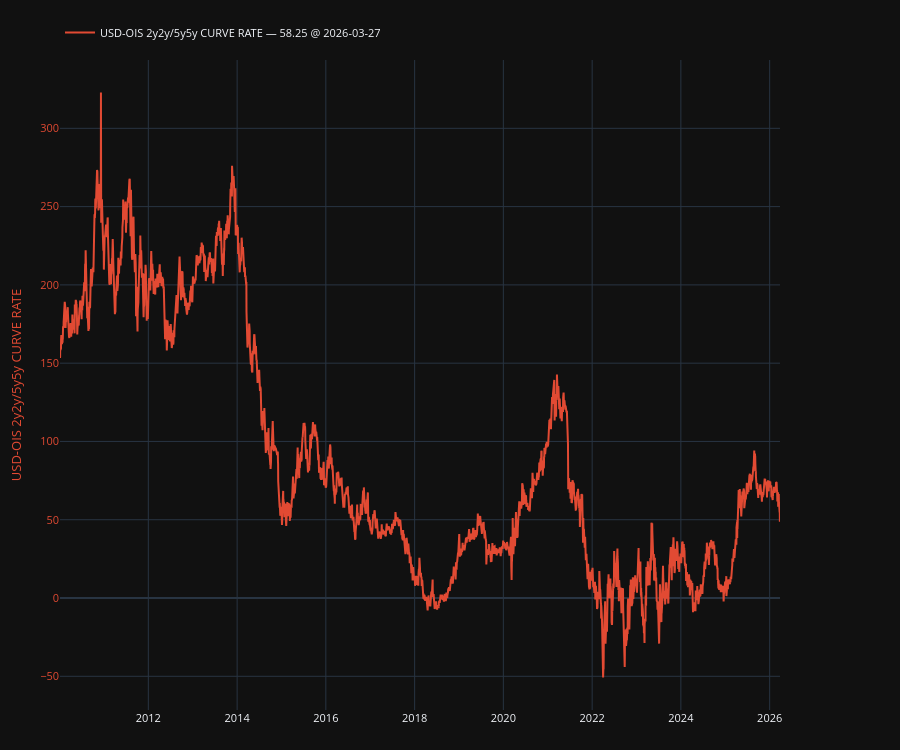

Notebook source saved alongside this figure:
### Code cell
plot, fig, ax, ax2, legend = make_secondary_axis_plot(engine="plotly")
plot(
    df["USD-OIS 2y2y/5y5y CURVE RATE"],
    which="left",
    indicators=[
        # {"kind": "last", "style": {"linestyle": "--", "linewidth": 1.2, "color": "tab:purple"}},  
        # {"kind": "sma", "window": 60, "style": {"linestyle": "--", "color": "green"}},
    ],
    # ou={"enable": True, "steps": 126, "add_metrics_to_legend": True}
)
# plot(
#     df["CT10 OUTRIGHT YTM"],
#     which="left",
#     indicators=[
#         # {"kind": "last", "style": {"linestyle": "--", "linewidth": 1.2, "color": "tab:purple"}},  
#         # {"kind": "sma", "window": 60, "style": {"linestyle": "--", "color": "green"}},
#     ],
#     # ou={"enable": True, "steps": 126, "add_metrics_to_legend": True}
# )
legend(show_date=True, loc="upper left")
plt.show()

### Figure 1 — Plotly figure (JSON) as saved in the notebook; plotly's stock layout.template omitted (floating-point values rounded to 4 significant figures; data arrays with more than 128 entries replaced by an {"elided": "..."} marker saying what was removed)
{"data": [{"line": {"color": "#E24A33"}, "mode": "lines", "name": "USD-OIS 2y2y/5y5y CURVE RATE — 58.25 @ 2026-03-27", "showlegend": true, "type": "scatter", "x": {"elided": "4077 str values"}, "y": {"elided": "4077 float values"}, "yaxis": "y"}], "layout": {"font": {"size": 11}, "height": 750, "legend": {"orientation": "h", "x": 0, "xanchor": "left", "y": 1.02, "yanchor": "bottom"}, "margin": {"b": 40, "l": 60, "r": 120, "t": 60}, "newshape": {"line": {"color": "red"}}, "title": {}, "xaxis": {"showgrid": true, "showspikes": true, "spikecolor": "white", "spikemode": "across", "spikesnap": "cursor"}, "yaxis": {"showgrid": true, "showspikes": true, "spikecolor": "white", "spikesnap": "cursor", "spikethickness": 0.5, "tickfont": {"color": "#E24A33"}, "title": {"font": {"color": "#E24A33"}, "text": "USD-OIS 2y2y/5y5y CURVE RATE"}}}}
